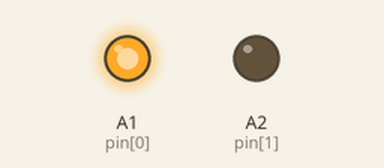
This sketch was run on a simulated Arduino Uno, built with avr-gcc and run on an emulated ATmega328P. Parts: output pins drawn as LEDs (lit = HIGH).

Above: at 0.5 s.
At 2.5 s:
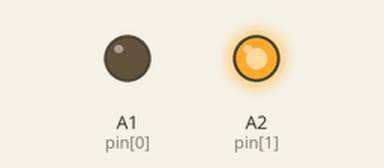
At 3.5 s:
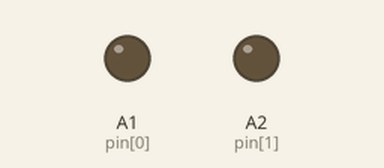
Timing chart, 0 to 5.2 s (numbered marks = the images above):
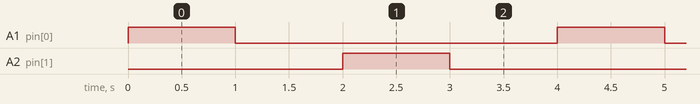

Measured:
- by itself, A1 (pin[0]), A2 (pin[1]): alternates HIGH for 1.0 s and LOW for 3.0 s
- by itself, everything shown: repeats every 4.0 s, in 4 steps

The sketch:

led_test.ino
```cpp
int pin[] = {A1, A2};
int pin_length = sizeof(pin)/sizeof(int);

void setup() {
  // 아두이노의 입출력판을 초기화
  //pinNide(사용하는 핀 번호, 핀의 용도)
  //핀의 용도 : OUTPUT =>output용 핀, INPUT => input용 핀
  for(int i=0;i<pin_length;i++){
    pinMode(pin[i],OUTPUT);
  }
}

void loop() {
  //디지털팬의 전압을 LOW, HIGH로 설정 => LOW:0V, HIGH:5V
  for(int i=0;i<pin_length;i++){
    digitalWrite(pin[i],HIGH);
    delay(1000);
    digitalWrite(pin[i],LOW);
    delay(1000);
  }


}
```
